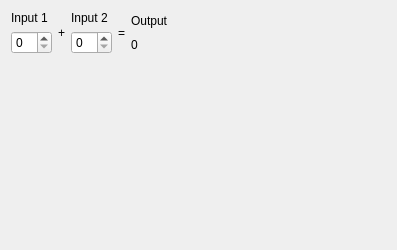
<?xml version="1.0" encoding="UTF-8"?>
<ui version="4.0">
 <class>CalculatorForm</class>
 <widget class="QWidget" name="CalculatorForm">
  <property name="geometry">
   <rect>
    <x>0</x>
    <y>0</y>
    <width>397</width>
    <height>250</height>
   </rect>
  </property>
  <property name="windowTitle">
   <string>Calculator Form</string>
  </property>
  <layout class="QGridLayout" name="gridLayout">
   <item row="0" column="0">
    <layout class="QHBoxLayout" name="horizontalLayout">
     <item>
      <layout class="QVBoxLayout" name="verticalLayout_3">
       <item>
        <widget class="QLabel" name="label">
         <property name="text">
          <string>Input 1</string>
         </property>
        </widget>
       </item>
       <item>
        <widget class="QSpinBox" name="inputSpinbox1">
         <property name="accessibleName">
          <string>inputSpinbox1</string>
         </property>
        </widget>
       </item>
      </layout>
     </item>
     <item>
      <widget class="QLabel" name="label_5">
       <property name="text">
        <string>+</string>
       </property>
      </widget>
     </item>
     <item>
      <layout class="QVBoxLayout" name="verticalLayout_2">
       <item>
        <widget class="QLabel" name="label_2">
         <property name="text">
          <string>Input 2</string>
         </property>
        </widget>
       </item>
       <item>
        <widget class="QSpinBox" name="inputSpinbox2">
         <property name="accessibleName">
          <string>inputSpinbox2</string>
         </property>
        </widget>
       </item>
      </layout>
     </item>
     <item>
      <widget class="QLabel" name="label_6">
       <property name="text">
        <string>=</string>
       </property>
      </widget>
     </item>
     <item>
      <layout class="QVBoxLayout" name="verticalLayout">
       <item>
        <widget class="QLabel" name="label_3">
         <property name="text">
          <string>Output</string>
         </property>
        </widget>
       </item>
       <item>
        <widget class="QLabel" name="outputLabel">
         <property name="accessibleName">
          <string>outputLabel</string>
         </property>
         <property name="text">
          <string>0</string>
         </property>
        </widget>
       </item>
      </layout>
     </item>
    </layout>
   </item>
   <item row="0" column="1">
    <spacer name="horizontalSpacer">
     <property name="orientation">
      <enum>Qt::Orientation::Horizontal</enum>
     </property>
     <property name="sizeHint" stdset="0">
      <size>
       <width>174</width>
       <height>20</height>
      </size>
     </property>
    </spacer>
   </item>
   <item row="1" column="0">
    <spacer name="verticalSpacer">
     <property name="orientation">
      <enum>Qt::Orientation::Vertical</enum>
     </property>
     <property name="sizeHint" stdset="0">
      <size>
       <width>20</width>
       <height>168</height>
      </size>
     </property>
    </spacer>
   </item>
  </layout>
 </widget>
 <resources/>
 <connections/>
</ui>
